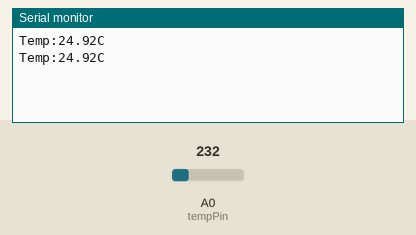
This sketch was run on a simulated Arduino Uno, built with avr-gcc and run on an emulated ATmega328P. On the bench: the last lines printed to the serial monitor. Inputs (shaded band) come from the test bench; at power-on: A0 (tempPin) = 232.

Above: at 5.8 s.
5.9 s: A0 (tempPin) set to 250
At 11.4 s:
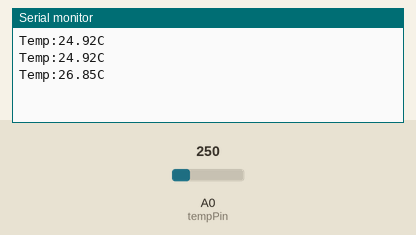
11.9 s: A0 (tempPin) set to 266
At 16.5 s:
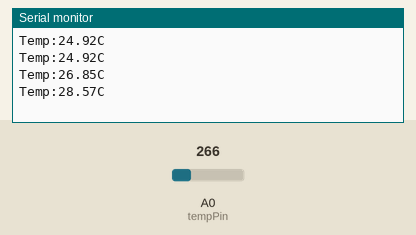
Timing chart, 0 to 18.0 s (numbered marks = the images above; inputs shaded):
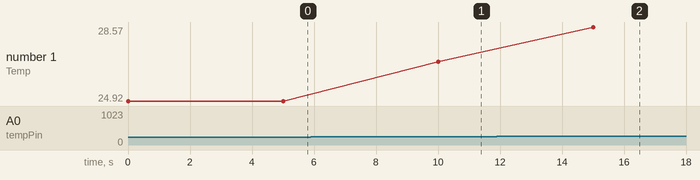

The sketch:

drrobot-tempsensor.ino.ino
```cpp
void setup() {
  // put your setup code here, to run once:
  {
    Serial.begin(9600);
    analogReference(INTERNAL);
  }
}

float tempC = 0;
int reading = 0;
int tempPin = 0;

void loop() {
  // put your main code here, to run repeatedly:
  reading = analogRead(tempPin);
  tempC = reading / 9.31;
  Serial.print("Temp:"); //Display the temperature on Serial monitor
  Serial.print(tempC);
  Serial.println("C");
  delay(5000);
}
```

Measured:
- after the input at 5.9 s, the serial monitor: prints a new line after 4.1 s (image 1)
- after the input at 11.9 s, the serial monitor: prints a new line after 3.1 s (image 2)
- plotted number 1: 24.92 → 26.85 after the input at 5.9 s, 26.85 → 28.57 after the input at 11.9 s
